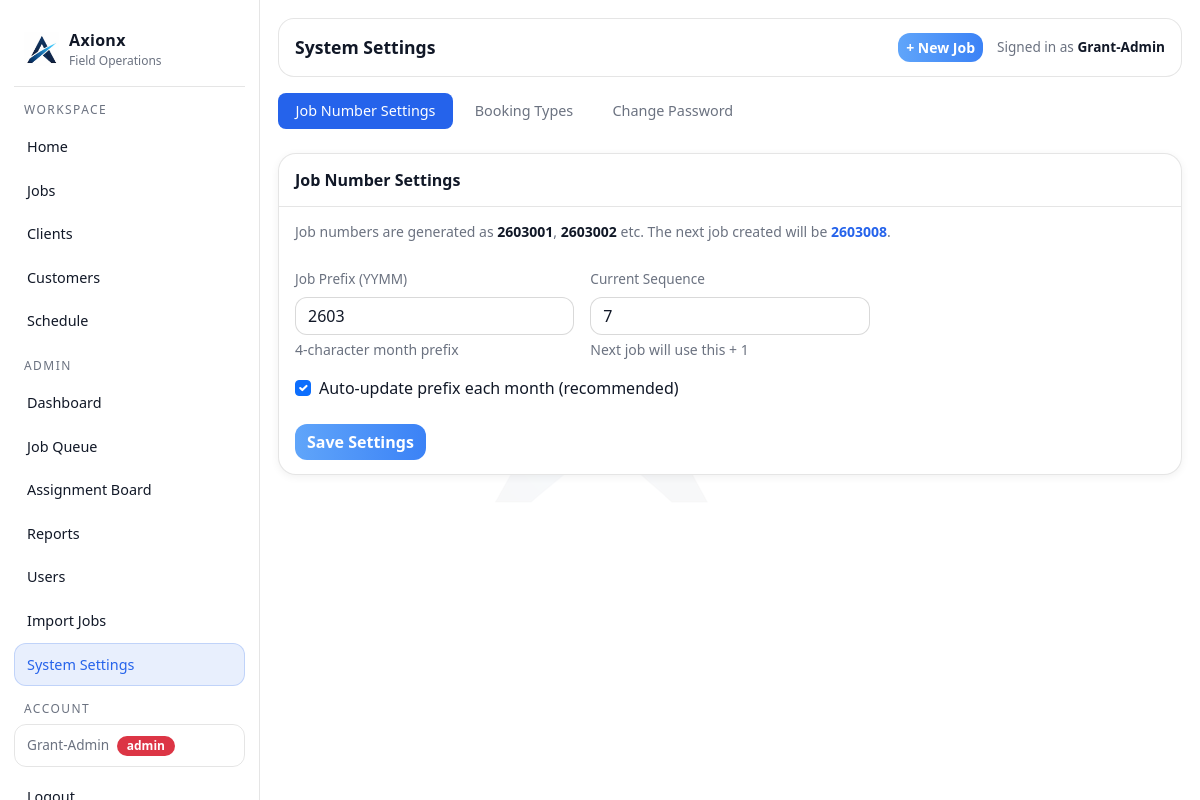
/admin/settings (signed in), run on the app's committed database.
### tables this page shows
CREATE TABLE system_settings (
        id INTEGER PRIMARY KEY CHECK (id = 1),
        job_prefix TEXT NOT NULL,
        job_sequence INTEGER NOT NULL,
        auto_prefix_enabled INTEGER NOT NULL DEFAULT 1,
        updated_at TEXT NOT NULL
    );

### app.py (the view)
@app.get("/admin/settings")
@admin_required
def admin_settings():
    conn = db()
    cur = conn.cursor()
    cur.execute("SELECT * FROM system_settings WHERE id = 1")
    settings = cur.fetchone()
    cur.execute("SELECT * FROM booking_types ORDER BY name")
    booking_types = cur.fetchall()
    cur.execute("SELECT * FROM tow_operators ORDER BY company_name")
    tow_operators = cur.fetchall()
    cur.execute("SELECT * FROM auction_yards ORDER BY name")
    auction_yards = cur.fetchall()
    conn.close()
    return render_template("settings.html", settings=settings, booking_types=booking_types,
                           tow_operators=tow_operators, auction_yards=auction_yards)

### app.py (called while the page is built)
@app.after_request
def add_security_headers(resp):
    resp.headers["X-Content-Type-Options"] = "nosniff"
    resp.headers["X-Frame-Options"] = "DENY"
    resp.headers["Referrer-Policy"] = "strict-origin-when-cross-origin"
    resp.headers["Content-Security-Policy"] = (
        "default-src 'self' https: data:; "
        "img-src 'self' https: data:; "
        "script-src 'self' 'unsafe-inline' https:; "
        "style-src 'self' 'unsafe-inline' https:;"
    )
    return resp

def db():
    conn = sqlite3.connect(DB_PATH)
    conn.row_factory = sqlite3.Row
    return conn

def add_column_if_missing(cur, table, col, coltype):
    cur.execute(f"PRAGMA table_info({table})")
    cols = [r["name"] for r in cur.fetchall()]
    if col not in cols:
        cur.execute(f"ALTER TABLE {table} ADD COLUMN {col} {coltype}")

@app.context_processor
def inject_globals():
    return {
        "GOOGLE_MAPS_API_KEY": os.environ.get("GOOGLE_MAPS_API_KEY", ""),
        "google_maps_api_key": os.getenv("GOOGLE_MAPS_API_KEY", "")
    }

@app.before_request
def _ensure_db():
    init_db()

def admin_required(f):
    @wraps(f)
    def wrapper(*args, **kwargs):
        if not session.get("user_id"):
            return redirect(url_for("login"))
        if session.get("role") != "admin":
            flash("Admin access required.", "danger")
            return redirect(url_for("index"))
        return f(*args, **kwargs)
    return wrapper

### templates/settings.html (shortened to what this page needs)
{% extends "layout.html" %}
{% block page_title %}System Settings{% endblock %}
{% block content %}
<div class="mb-4" style="overflow-x:auto">
  <ul class="nav settings-nav gap-1 flex-nowrap" id="settingsTabs" style="min-width:max-content">
    <li class="nav-item">
      <a class="nav-link" href="#job-numbers" data-tab="job-numbers">Job Number Settings</a>
    </li>
    <li class="nav-item">
      <a class="nav-link" href="#booking-types" data-tab="booking-types">Booking Types</a>
    </li>
    <li class="nav-item">
      <a class="nav-link" href="#change-password" data-tab="change-password">Change Password</a>
    </li>
  </ul>
</div>
<div class="tab-pane-custom" id="tab-job-numbers">
  <div class="ax-card">
    <div class="ax-card-h">Job Number Settings</div>
    <div class="ax-card-b">
      <p class="small mb-4" style="color:var(--muted)">
        Job numbers are generated as <strong style="color:var(--text)">{{ settings.job_prefix }}001</strong>,
        <strong style="color:var(--text)">{{ settings.job_prefix }}002</strong> etc.
        The next job created will be <strong style="color:var(--accent)">{{ settings.job_prefix }}{{ "%03d"|format(settings.job_sequence + 1) }}</strong>.
      </p>
      <form method="post" action="/admin/settings">
        <div class="row g-3 mb-3">
          <div class="col-12 col-lg-4">
            <label class="form-label">Job Prefix (YYMM)</label>
            <input class="form-control" name="job_prefix" value="{{ settings.job_prefix }}" placeholder="e.g. 2602">
            <div class="form-text" style="color:var(--muted)">4-character month prefix</div>
          </div>
          <div class="col-12 col-lg-4">
            <label class="form-label">Current Sequence</label>
            <input class="form-control" name="job_sequence" type="number" min="0" value="{{ settings.job_sequence }}">
            <div class="form-text" style="color:var(--muted)">Next job will use this + 1</div>
          </div>
        </div>
        <div class="form-check mb-4">
          <input class="form-check-input" type="checkbox" name="auto_prefix_enabled" id="autoCheck"
                 {% if settings.auto_prefix_enabled %}checked{% endif %}>
          <label class="form-check-label" for="autoCheck">
            Auto-update prefix each month (recommended)
          </label>
        </div>
        <button class="btn btn-primary">Save Settings</button>
      </form>
    </div>
  </div>
</div>
{% endblock %}

### templates/layout.html (style rules this page uses)
:root { --bg: #ffffff; --panel: #ffffff; --panel2: #f3f4f6; --card: #f9fafb; --text: #111827; --muted: #6b7280; --line: rgba(0,0,0,.10); --accent: #2563eb; --accent2: #16a34a; --danger: #dc2626; }
body { background: #ffffff; color: var(--text); }
body::before { content: ''; position: fixed; inset: 0; background: url('/static/images/axionx-icon.png') center center / 260px auto no-repeat; opacity: .03; pointer-events: none; z-index: 0; }
.ax-card { background: #ffffff; border: 1px solid var(--line); border-radius: 18px; box-shadow: 0 2px 8px rgba(0,0,0,.06); overflow: visible; }
.ax-card .ax-card-h { padding: 14px 16px; border-bottom: 1px solid var(--line); font-weight: 650; }
.ax-card .ax-card-b { padding: 14px 16px; }
.form-control, .form-select { background: #ffffff !important; color: var(--text) !important; border: 1px solid rgba(0,0,0,.15) !important; border-radius: 12px !important; }
.form-control::placeholder { color: rgba(17,24,39,.4); }
.form-label { color: var(--muted); font-size: .85rem; }
.btn { border-radius: 12px; font-weight: 600; }
.btn-primary { background: linear-gradient(90deg, #60a5fa, #3b82f6); border: 0; }

### templates/settings.html (style rules this page uses)
.settings-nav .nav-link { color: var(--muted); font-size: .9rem; font-weight: 500; padding: .45rem 1.1rem; border-radius: 8px; }
.settings-nav .nav-link.active { background: var(--accent); color: #fff; }

### data on the page
system_settings: job_prefix "2603", settings.job_sequence+1 "008", job_sequence "7", auto_prefix_enabled "☑"

### other printed values
{{ session.get('user_name') }} "Grant-Admin"
{{ session.get('role') }} "admin"
